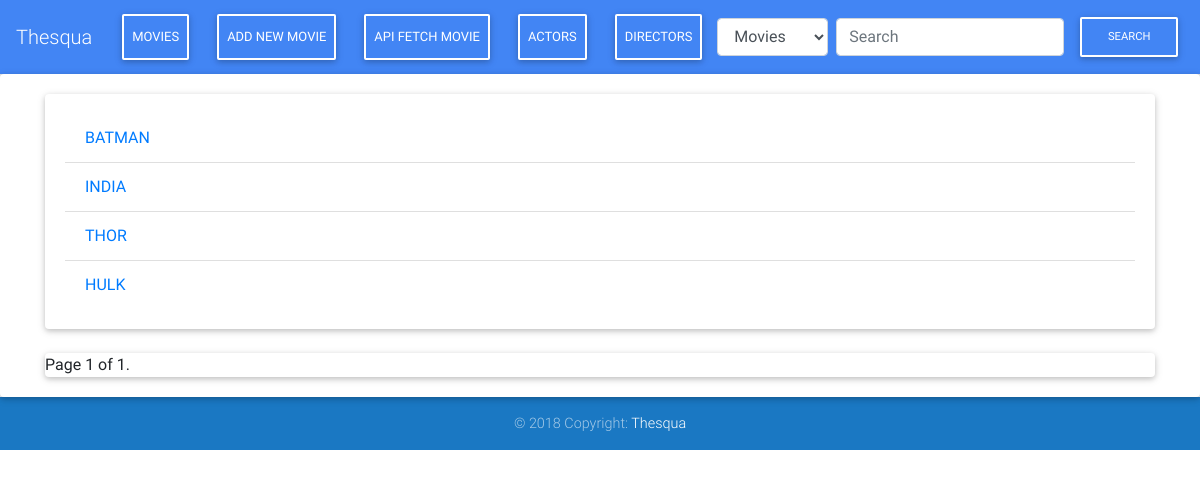
Page /movies/ on the committed database.
### movies/models.py (models this page shows, shortened)
class Movie(models.Model):
    imdb_id = models.CharField(max_length=100, null=True, blank= True)
    title = models.CharField(max_length=100)
    year = models.IntegerField(default=2019,validators = [MaxValueValidator(3000), MinValueValidator(1000)])
    plot = models.TextField()
    language = models.CharField(max_length=100)
    poster = models.ImageField(upload_to = 'movies/', default='', null=True)
    poster_url = models.URLField(null=True, blank=True)
    rating = models.FloatField()
    country = models.CharField(max_length=100)
    genre = models.ManyToManyField(Genre, related_name='genre_movies')
    actors = models.ManyToManyField(Actor, related_name='actor_movies')
    directors = models.ManyToManyField(Director, related_name='director_movies')

### movies/views.py (the view)
# urls.py: path('movies/', movie_list, name="movie_list"),
def movie_list(request):
    page = request.GET.get('page', 1)
    page_size = request.GET.get('page_size', 10) # default 10 movies per page if page_size is not in query string
    search_param = request.GET.get('search', None)
    genre_param = request.GET.get('genre', None)
    actor_param = request.GET.get('actors', None)
    director_param = request.GET.get('directors', None)
    movie_list = Movie.objects.all()
    if search_param:
        movie_list = movie_list.filter(title__icontains=search_param)
    if genre_param:
        genre = get_object_or_404(Genre,name = genre_param)
        movie_list = movie_list.filter(genre__in = [genre])
    if actor_param:
        actor = get_object_or_404(Actor, name = actor_param)
        movie_list = movie_list.filter(actors__in = [actor])
    if director_param:
        director = get_object_or_404(Director, name = director_param)
        movie_list = movie_list.filter(directors__in = [director])
    paginator = Paginator(movie_list, page_size)
    movies = paginator.get_page(page)
    return render(request, 'movie/movie_list.html', {'movies': movies, 'page':page, 'page_size':page_size, 'genre_filter': genre_param, 'actor_filter': actor_param, 'director_filter': director_param})

### movies/templates/movie/movie_list.html (shortened to what this page needs)
{% extends 'base.html' %}
{% block content %}
<div class="container">
    <div class="row">
        <div class="col-lg-12">
        <div class="card">
            <div class="card-body">
    {% if movies %}
    <ul class="list-group list-group-flush">
    {% for movie in movies %}
        <li class="list-group-item">
            <a href="{% url 'movies:movie_detail' movie.id %}">{{ movie.title|upper }}</a><br>
        </li>
    {% endfor %}
    </ul>
    {% else %}
    <h1>No Movies Found</h1>
    {% endif %}
    </div>
    </div>
    </div>
    </div>
    <br>
    <div class="row d-flex justify-content-center ma-2 pa-2">
        <div class="col">
            <div class="card ma-2 pa-2">
            {% include 'pagination.html' with data=movies page_size=page_size %}
            </div>
        </div>
    </div>
</div>
{% endblock %}

### rows in the picture
Movie: title "BATMAN"
Movie: title "INDIA"
Movie: title "THOR"
Movie: title "HULK"

### other values in the picture
{{ data.number }} "1"
{{ data.paginator.num_pages }} "1"
